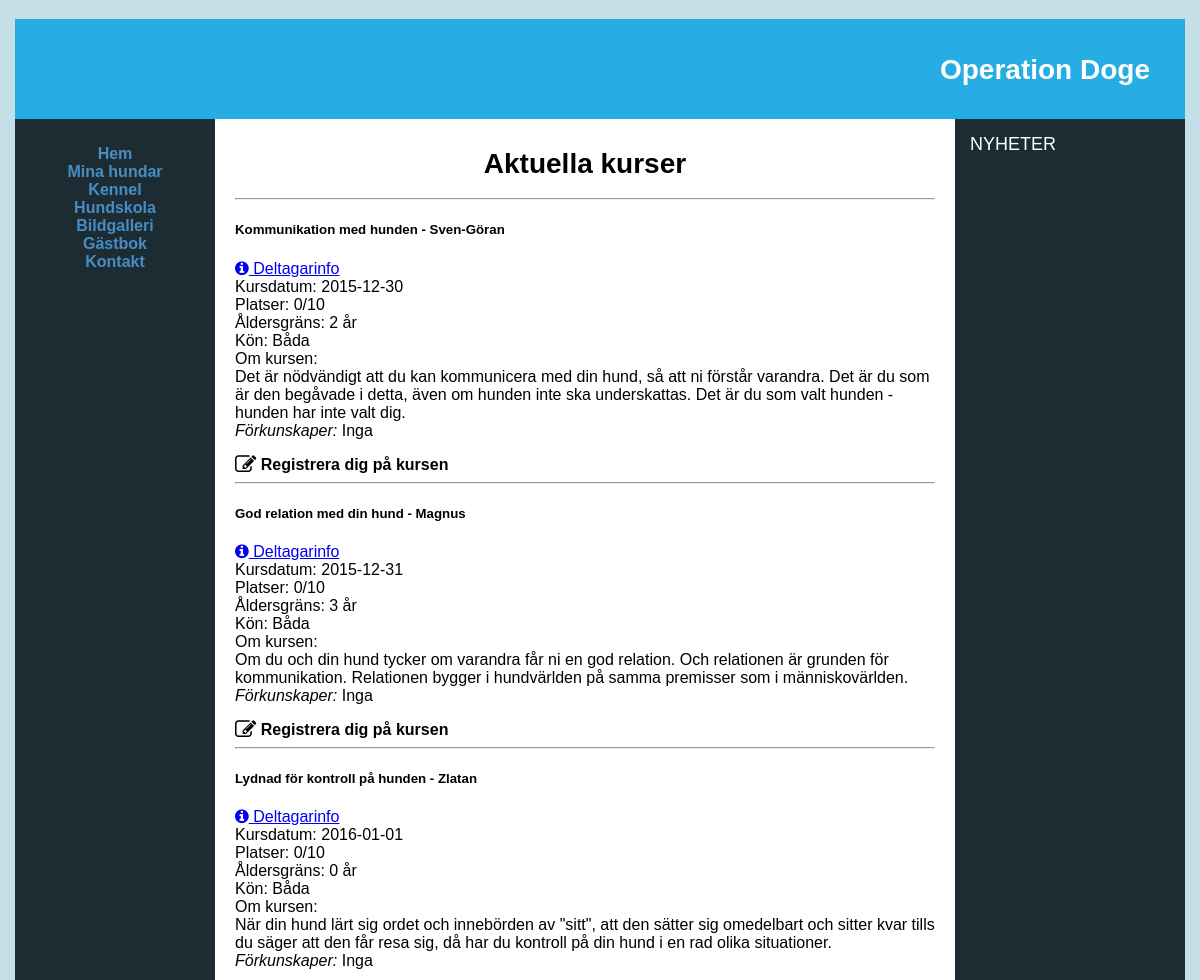
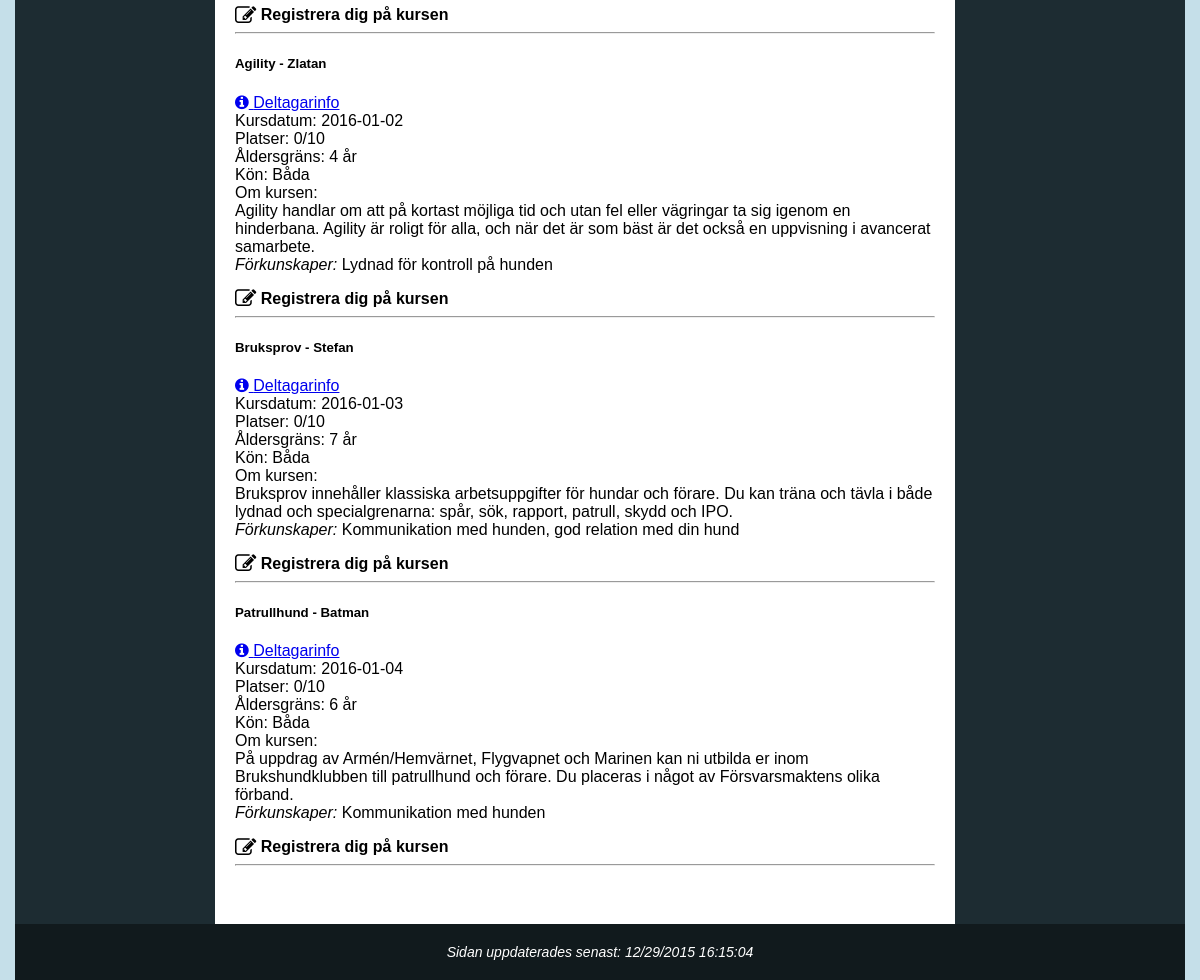
Page /school.php on the committed database (2 pictures, top to bottom).
### tables this page shows
CREATE TABLE DogCourse (
    `CourseName` varchar(255) NOT NULL,
    `CourseTeacher` varchar(255) NOT NULL,
    `CourseDate` date NOT NULL,
    `AgeOfDog` int,
    `Gender` varchar(255),
    `PriorKnowledge` varchar(255),
    `CourseText` varchar(255),
    PRIMARY KEY (`CourseName`, `CourseTeacher`, `CourseDate`)
);

### data/dbHelper.php (called while the page is built, shortened)
<?php
function result($err, $data){
	return array('err' => $err, 'data' => $data);
}
function createConnection(){
	$localhost = true;
	$db = null;
	if ($localhost){
		$db = new PDO("mysql:host=127.0.0.1;dbname=OperationDoge;charset=utf8mb4;", "root", "root");
	} else {
		$db = new PDO("mysql:host=mysqlsemi1.space2u.com;dbname=d36234_db6;", "d36234-db6", "jn9MGrOC");
	}
	$db->setAttribute( PDO::ATTR_ERRMODE, PDO::ERRMODE_EXCEPTION);
	return $db;
}
function createStatement($conn, $q, $p){
	$statement = $conn->prepare($q);
	$statement->setFetchMode(PDO::FETCH_ASSOC);
	return $statement;
}
function fetchAll($statement){
	return $statement->fetchAll();
}
function query($q, $p = NULL, $single = false){
	$err = null;
	$data = null;
	try {
		$conn = createConnection();
		$statement = createStatement($conn, $q, $p);
		$statement->execute($p);
		$data = ($single ? fetch($statement) : fetchAll($statement));
	} catch(PDOException $e){
		$err = $e;
	}
	return result($err, $data);
}
?>

### school.php (the view, shortened to what this page needs)
<?php
include_once 'header.php';
include_once 'aside.php';
?>
<?php
	if (isset($_POST['submit-regToCourse'])){
		if (strlen($_POST['dogName']) > 0 &&
		 	strlen($_POST['ownerName']) > 0 &&
		 	strlen($_POST['dogAge']) > 0 &&
		 	strlen($_POST['dogGender']) > 0 &&
		 	strlen($_POST['courseName']) > 0 &&
		 	strlen($_POST['courseTeacher']) > 0 &&
		 	strlen($_POST['courseDate']) > 9 &&
			strlen($_POST['email']) > 0){
			$result = query('SELECT CourseName, CourseTeacher, CourseDate, AgeOfDog, Gender, PriorKnowledge, CourseText, Participants FROM ComingCourses WHERE CourseName = :courseName AND CourseTeacher = :courseTeacher AND CourseDate = :courseDate',
				array(
					':courseName' => $_POST['courseName'],
					':courseTeacher' => $_POST['courseTeacher'],
					':courseDate' => $_POST['courseDate']
				)
			);
			if ($result['err'] == null){
				if (count($result['data']) > 0){
					$data = $result['data'];
					$foundCourse = $data[0];
					if ($foundCourse['AgeOfDog'] > $_POST['dogAge']){ $submitError = 'Kursen kräver att din hund är äldre'; }
					if ($foundCourse['Gender'] != 'B' && $foundCourse['Gender'] != $_POST['dogGender']){ $submitError = 'Kursen tar ej emot hundar av angivet kön'; }
					if (!isset($_POST['reserveSpot']) && $foundCourse['Participants'] >= 10){ $submitError = 'Kursplatserna hann ta slut, gör anmälan igen om du vill registera dig för en reservplats. Annars kan du gå tillbaka och se övriga kurser.'; }
					if (!isset($submitError)){
						$insertResult = nonquery('INSERT INTO Participant(DogName, OwnerName, AgeOfDog, Gender, ExtraInfo, DogCourse_CourseName, DogCourse_CourseTeacher, DogCourse_CourseDate, RegisterDate, Email) values(:dogName, :ownerName, :ageOfDog, :gender, :extraInfo, :courseName, :courseTeacher, :courseDate, NOW(), :email)',
							array(
								':dogName' => $_POST['dogName'],
								':ownerName' => $_POST['ownerName'],
								':ageOfDog' => $_POST['dogAge'],
								':gender' => $_POST['dogGender'],
								':extraInfo' => $_POST['extraInfo'],
								':courseName' => $_POST['courseName'],
								':courseTeacher' => $_POST['courseTeacher'],
								':courseDate' => $_POST['courseDate'],
								':email' => $_POST['email']
							)
						);
						if ($insertResult['err'] == null){
							$submitSuccess = true;
							$courseLink = 'course.php?courseName=' . $_POST['courseName'] . '&courseTeacher=' . $_POST['courseTeacher'] . '&courseDate=' . $_POST['courseDate'];
							$headers = 'From: ' . 'contact@bejtuladesign.com';
							$sent = mail(
								$_POST['email'],
								'Bekräftelse av bokning',
								'Grattis ' . $_POST['ownerName']. '! Du är nu registrerad på kursen ' . $_POST['courseName'] . ' med läraren ' . $_POST['courseTeacher'] . ' den ' . $_POST['courseDate'] . ' med din hund ' . $_POST['dogName'] . '<a href="' . $courseLink . '"> Till kursen</a>',
								$headers
							);
						} else { $submitError = 'Gick inte att registrera er på kursen, ni är redan registrerade!'; }
					}
				} else { $submitError = 'Den kurs du försöker registerar dig till finns inte!'; }
			} else { $submitError = 'Problem med att hitta kursen, prova igen!'; }
		} else { $submitError = 'Saknar värden, fyll i igen!'; }
	} else {
		$result = query('SELECT CourseName, CourseTeacher, CourseDate, AgeOfDog, Gender, PriorKnowledge, CourseText, Participants FROM ComingCourses');
		if ($result['err'] == null){ $courses = $result['data']; }
		else { $coursesError = "Gick inte att läsa kommande kurser"; }
	}
?>
<main class="height-uv">
	<div class="container">
		<h1 style="text-align: center;">Aktuella kurser</h1>
		<hr>
		<?php
			if (isset($courses)){
				foreach($courses as $key => $c){
					$tempGender = $c['Gender'];
					if ($tempGender == 'F'){
						$tempGender = 'Tik';
					} else if ($tempGender == 'M'){
						$tempGender = 'Hane';
					} else {
						$tempGender = 'Båda';
					}
					echo
						'<div class="row">' .
						'<div class="twelve columns">' .
						'<h5 class="courseInfoHeader">'. $c['CourseName'] .' - '. $c['CourseTeacher'] . '</h5> ' .
						'<label><a href="course.php?courseName=' . $c['CourseName'] . '&courseTeacher=' . $c['CourseTeacher'] . '&courseDate=' . $c['CourseDate'] . '"><i class="fa fa-info-circle"></i> Deltagarinfo</a></label>' .
						'<label>Kursdatum: <span class="label-value course-date">' . $c['CourseDate'] . '</span></label>' .
						'<label>Platser: <span class="label-value"><span class="numOfParticipants">' . $c['Participants'] . '</span>/10</span></label>' .
						'<label>Åldersgräns: <span class="label-value">' . $c['AgeOfDog'] . ' år</span></label>' .
						'<label>Kön: <span class="label-value">' . $tempGender . '</span></label>' .
						'<label>Om kursen: </label>' .
						'<p>' . $c['CourseText'] . '<br><i>Förkunskaper: </i>' . $c['PriorKnowledge'] .'</p>' .
						'<span class="reg-course" id="course'. $key .'"><i class="fa fa-pencil-square-o fa-lg"></i><b> Registrera dig på kursen </b></span>' .
						'</div>' .
						'</div>' .
						'<hr>';
				}
			}
		?>
	</div>
</main>
<?php
include_once 'footer.php';
?>

### css/style.css (style rules this page uses)
body { background: #c5dfe9; color: #330000; font-family: "Verdana", "Arial", sans-serif; }
body, html { height: 100%; }
nav, main, aside { min-height: 500px; }
header, nav, main, aside, time { display: block; }
h1 { display: block; font-size: 28px !important; font-weight: bold; }
main { padding: 10px 20px 50px 20px; background: #fff; color: #000; overflow: auto; height: 100%; }
.height-uv { min-height: 1300px; }
label { float: left; display: block; text-align: right; width: 8em; padding-right: 10px; }
.news-form input, textarea, label { text-align: left; width: 100%; }
.label-value { font-weight: initial; }
.reg-course { cursor:pointer; }

### rows in the picture
dogcourse: CourseName "Kommunikation med hunden", CourseTeacher "Sven-Göran", CourseDate "2015-12-30", Participants "0", AgeOfDog "2", Gender "Båda", CourseText "Det är nödvändigt att du kan kommunicera med din hund, så att ni förstår varandra. Det är du som är den begåvade i detta, även om hunden inte ska underskattas. Det är du som valt hunden - hunden har inte valt dig.", PriorKnowledge "Inga"
dogcourse: CourseName "God relation med din hund", CourseTeacher "Magnus", CourseDate "2015-12-31", Participants "0", AgeOfDog "3", Gender "Båda", CourseText "Om du och din hund tycker om varandra får ni en god relation. Och relationen är grunden för kommunikation. Relationen bygger i hundvärlden på samma premisser som i människovärlden.", PriorKnowledge "Inga"
dogcourse: CourseName "Lydnad för kontroll på hunden", CourseTeacher "Zlatan", CourseDate "2016-01-01", Participants "0", AgeOfDog "0", Gender "Båda", CourseText "När din hund lärt sig ordet och innebörden av \"sitt\", att den sätter sig omedelbart och sitter kvar tills du säger att den får resa sig, då har du kontroll på din hund i en rad olika situationer.", PriorKnowledge "Inga"
dogcourse: CourseName "Agility", CourseTeacher "Zlatan", CourseDate "2016-01-02", Participants "0", AgeOfDog "4", Gender "Båda", CourseText "Agility handlar om att på kortast möjliga tid och utan fel eller vägringar ta sig igenom en hinderbana. Agility är roligt för alla, och när det är som bäst är det också en uppvisning i avancerat samarbete.", PriorKnowledge "Lydnad för kontroll på hunden"
dogcourse: CourseName "Bruksprov", CourseTeacher "Stefan", CourseDate "2016-01-03", Participants "0", AgeOfDog "7", Gender "Båda", CourseText "Bruksprov innehåller klassiska arbetsuppgifter för hundar och förare. Du kan träna och tävla i både lydnad och specialgrenarna: spår, sök, rapport, patrull, skydd och IPO.", PriorKnowledge "Kommunikation med hunden, god relation med din hund"
dogcourse: CourseName "Patrullhund", CourseTeacher "Batman", CourseDate "2016-01-04", Participants "0", AgeOfDog "6", Gender "Båda", CourseText "På uppdrag av Armén/Hemvärnet, Flygvapnet och Marinen kan ni utbilda er inom Brukshundklubben till patrullhund och förare. Du placeras i något av Försvarsmaktens olika förband.", PriorKnowledge "Kommunikation med hunden"
